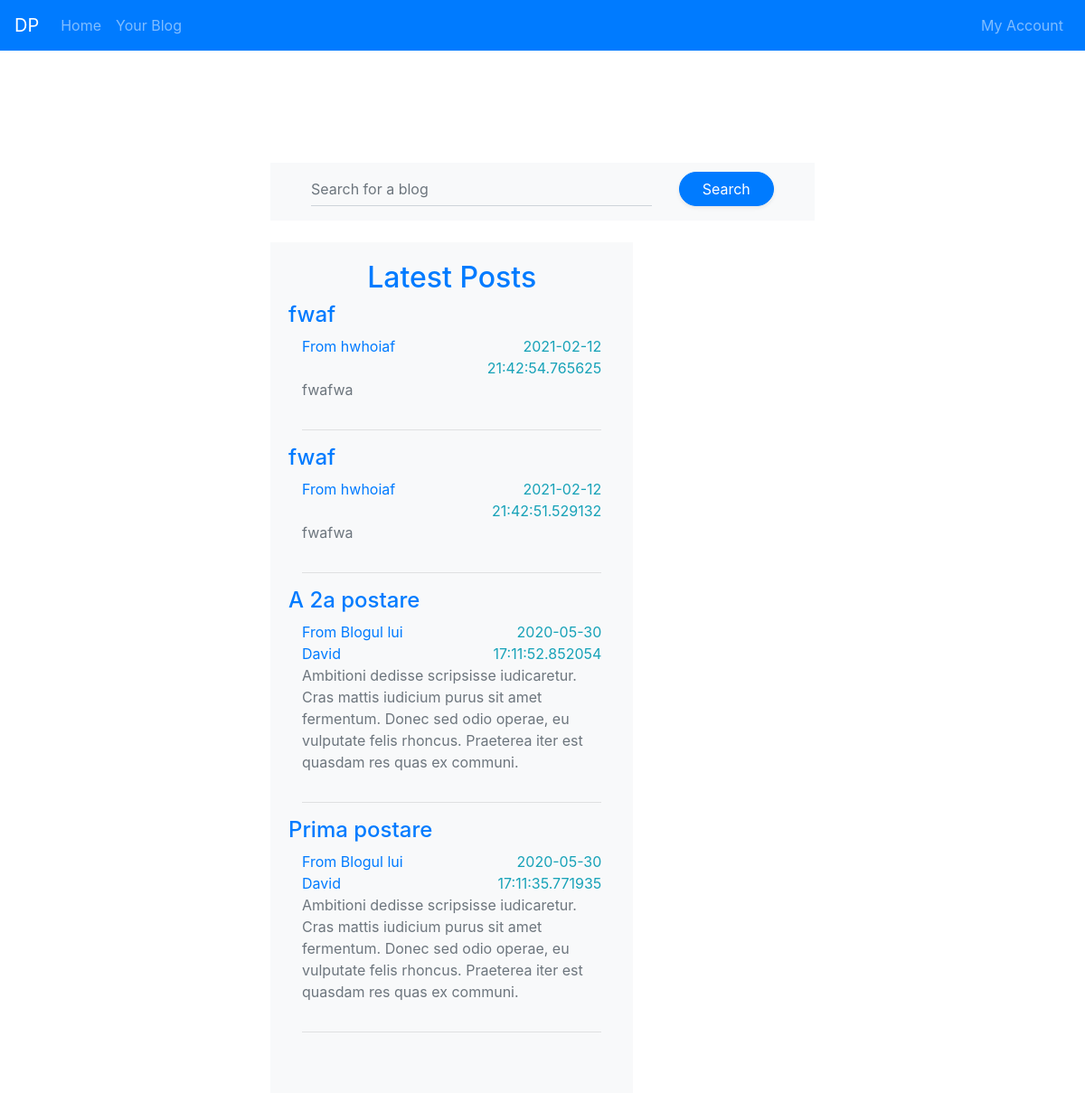
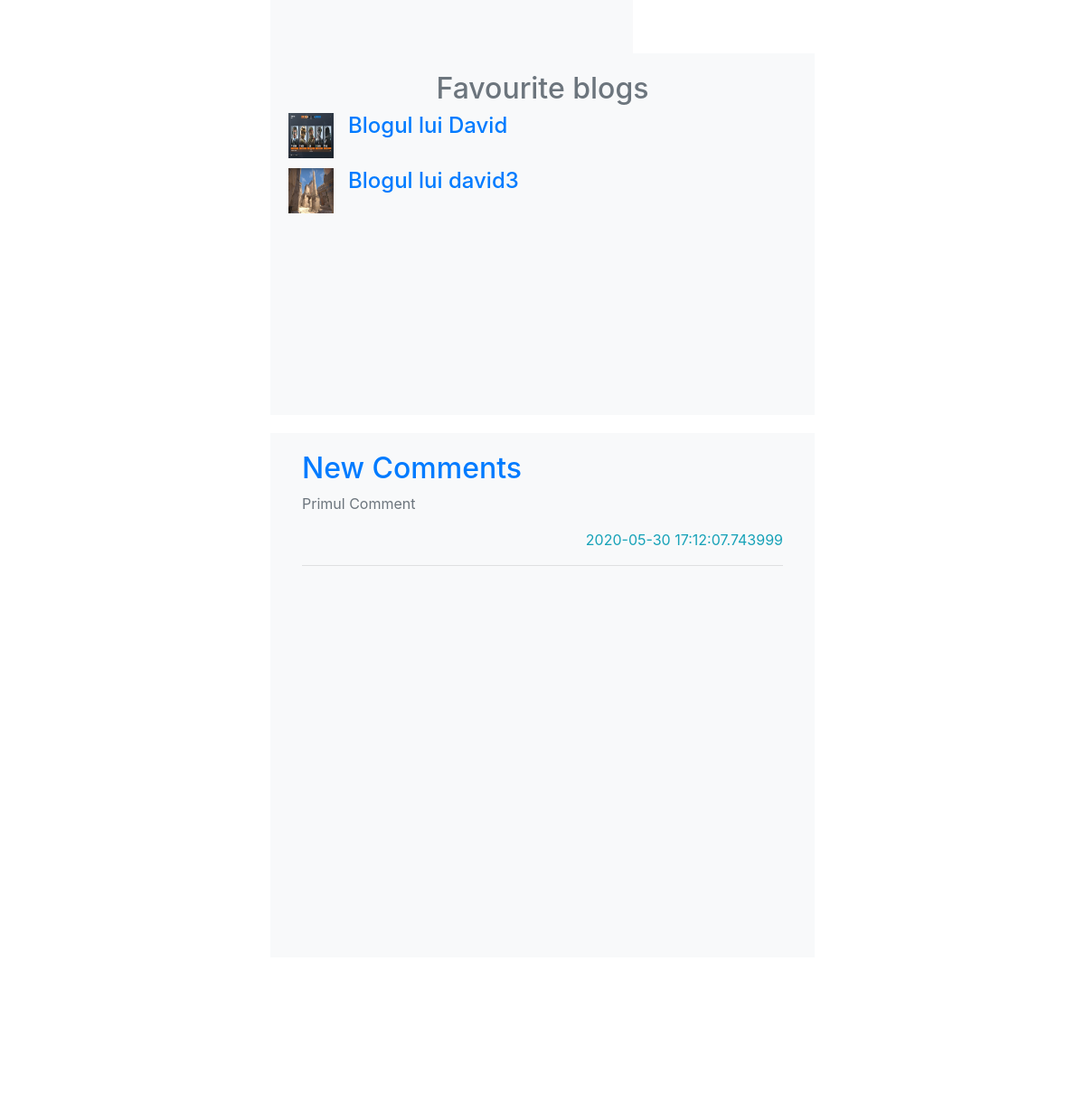
The app's page / (signed in) with its own data (2 pictures, top to bottom).
### app.py (models this page shows, shortened)
class Post(db.Model):
    id = db.Column(db.Integer, primary_key=True)
    blog_id = db.Column(db.Integer)
    title = db.Column(db.String(60))
    content = db.Column(db.String(300))
    date = db.Column(db.DateTime, default = datetime.utcnow)
    num_likes = db.Column(db.Integer, default = 0)

class Blog(db.Model):
    id = db.Column(db.Integer, primary_key=True)
    user_id = db.Column(db.Integer)
    num_likes = db.Column(db.Integer, default = 0)
    num_followers = db.Column(db.Integer, default = 0)
    title = db.Column(db.String(60))
    profile_pic_location = db.Column(db.String(100))
    description = db.Column(db.String(200))

class Comment(db.Model):
    id = db.Column(db.Integer, primary_key=True)
    user_id = db.Column(db.Integer)
    content = db.Column(db.String(300))
    date = db.Column(db.DateTime, default = datetime.utcnow)
    post_id = db.Column(db.Integer)
    num_likes = db.Column(db.Integer, default = 0)

### app.py (the view)
@app.route('/', methods = ['POST', 'GET'])
def index():
    if 'login-data' not in session:
        logged_in = False
        user = None
    else:
        logged_in = True
        try:
            user = User.query.filter_by(id=session['login-data']).first()
        except:
            print('err')
            user = None
    if request.method == 'POST':
        search_term = request.form['search-bar']
        return redirect('results/' + str(search_term))
    latest_posts = Post.query.filter_by().order_by(Post.date.desc()).all()
    posts_blog = dict()
    for p in latest_posts:
        posts_blog[p.blog_id] = Blog.query.filter_by(id = p.blog_id).first().title
    comments = Comment.query.filter_by().order_by(Comment.date.desc()).all()
    comments = comments[:5]
    if logged_in:
        favourite_blogs = list()
        follows = Follower.query.filter_by(user_id = user.id).all()
        for f in follows:
            favourite_blogs.append(Blog.query.filter_by(id = f.blog_id).first())
        favourite_blogs = favourite_blogs[:5]
        fresh_blogs = None
    else:
        favourite_blogs = None
        fresh_blogs = Blog.query.filter_by().order_by(Blog.id.desc()).all()
        fresh_blogs = fresh_blogs[:5]
    return render_template('index.html', logged_in = logged_in, user = user, latest_posts = latest_posts, favourite_blogs = favourite_blogs, fresh_blogs = fresh_blogs, new_comments = comments, hot_comments = comments, posts_blog = posts_blog)

### templates/index.html (shortened to what this page needs)
{% extends "layout.html" %}
{% block content %}
<div class="container main">
    <div class="row">
        <div class="col">
            <form action="/" method="POST" id="search-box" class="bg-light" action="">
                <div class="row mb-4">
                    <div class="form-group col-md-9">
                        <input type="text" name="search-bar" placeholder="Search for a blog"
                            class="bg-light form-control form-control-underlined">
                    </div>
                    <div class="form-group col-md-3">
                        <button type="submit" class="btn btn-primary rounded-pill btn-block shadow-sm">Search</button>
                    </div>
                </div>
            </form>
        </div>
    </div>
    <div class="row">
        <div class="col-8">
            <div class="row justify-content-center index-posts bg-light ">
                <div class="col">
                    <div class="row justify-content-center">
                        <h2 class="text-primary">Latest Posts</h2>
                    </div>
                    {% for post in latest_posts %}
                    <div class="Post">
                        <div class="row">
                            <h4 class="text-primary">{{ post.title }}</h4>
                        </div>
                        <div class="row">
                            <div class="col">
                                <a href={{'/blog/' + post.blog_id|string}}>From {{ posts_blog[post.blog_id] }}</a>
                            </div>
                            <div class="col text-right text-info">
                                {{ post.date }}
                            </div>
                        </div>
                        <div class="row text-secondary">
                            <div class="col">
                                <p>
                                    {{ post.content }}
                                </p>
                            </div>
                        </div>
                        <hr>
                    </div>
                    {% else %}
                    <p class="text-secondary">Empty</p>
                    {% endfor %}
                </div>
            </div>
        </div>
        {% if logged_in %}
        <div class="col">
            <div class="row index-blogs bg-light text-secondary">
                <div class="col">
                    <h2 class="text-secondary text-center">Favourite blogs</h2>
                    {% for blog in favourite_blogs %}
                    <div class="row">
                        <div class="media position-relative">
                            <img src="{{ url_for('static', filename='/images/' + blog.profile_pic_location) }}"
                                class="mr-3 img-fluid index-image" alt="profile-pic">
                            <div class="media-body">
                                <h4 class="mt-0 text-primary"><a href={{"/blog/" + blog.id|string}}
                                        class="stretched-link">{{blog.title}}</a></h4>
                                <br>
                            </div>
                        </div>
                    </div>
                    {% else %}
                    <p class="secondary-text"> Empty</p>
                    {% endfor %}
                </div>
            </div>
            <div class="row justify-content-center index-comments bg-light text-secondary">
                <div class="col">
                    <h2 class="text-primary">New Comments</h2>
                    {% for comment in new_comments %}
                    <div class="row">
                        <div class="col">
                            <p class="text-secondary">{{ comment.content }}</p>
                            <p class="text-right text-info">{{ comment.date}}</p>
                            <hr>
                        </div>
                    </div>
                    {% else %}
                    <p class="secondary-text">No comments found</p>
                    {% endfor %}
                </div>
            </div>
        </div>
{% endif %}
</div>
{% endblock %}

### static/style.css (style rules this page uses)
html, body { height: 100vh; }
body { background-image: url(https://images.pexels.com/photos/169647/pexels-photo-169647.jpeg?cs=srgb&dl=arhitectura-centrul-ora-ului-cer-cladiri-169647.jpg&fm=jpg)!important; background-repeat: no-repeat!important; background-size: cover!important; background-attachment: fixed; }
.form-control-underlined { border-width: 0; border-bottom-width: 1px; border-radius: 0; padding-left: 0; }
#search-box { padding-top: 10px; padding-left: 45px; padding-right: 45px; padding-bottom: 0px; }
.main { padding-top: 80px!important; padding: 50px; width: 60%; }
.index-posts { min-height: 1000px; margin-left: 0px; margin-right: -10px; padding: 20px; }
.index-blogs { height: 400px; margin-left: 0px; margin-right: 0px; padding: 20px; }
.index-comments { height: 580px; margin-top: 20px; margin-left: 0px; margin-right: 0px; padding: 20px; }
.index-image { width: 50px; height: 50px; }

### records on screen
Post: title "fwaf", date "2021-02-12 21:42:54.765625", content "fwafwa"
Blog: title "hwhoiaf"
Post: title "fwaf", date "2021-02-12 21:42:51.529132", content "fwafwa"
Post: title "A 2a postare", date "2020-05-30 17:11:52.852054", content "Ambitioni dedisse scripsisse iudicaretur. Cras mattis iudicium purus sit amet fermentum. Donec sed odio operae, eu vulputate felis rhoncus. Praeterea iter est quasdam res quas ex communi."
Blog: title "Blogul lui David", profile_pic_location (picture)
Post: title "Prima postare", date "2020-05-30 17:11:35.771935", content "Ambitioni dedisse scripsisse iudicaretur. Cras mattis iudicium purus sit amet fermentum. Donec sed odio operae, eu vulputate felis rhoncus. Praeterea iter est quasdam res quas ex communi."
Blog: profile_pic_location (picture), title "Blogul lui david3"
Comment: content "Primul Comment", date "2020-05-30 17:12:07.743999"
